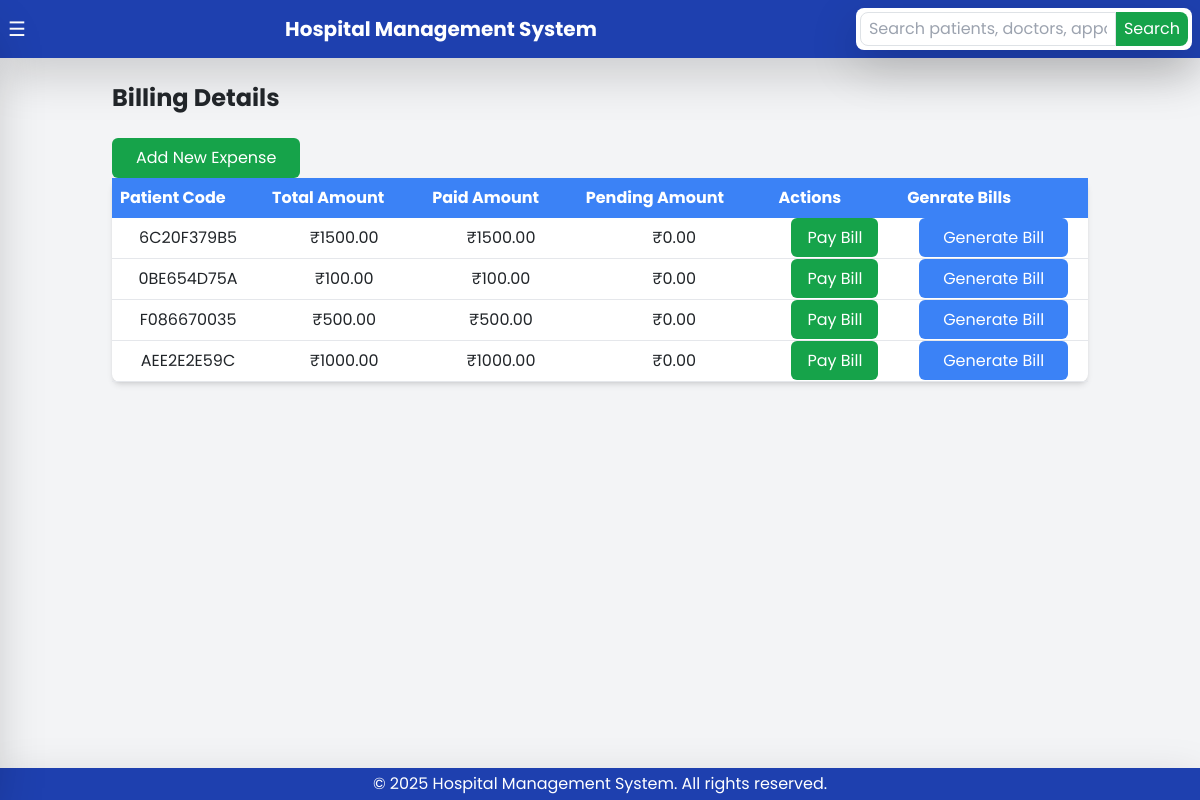
Before: /billing/ (signed in) with the older database file.
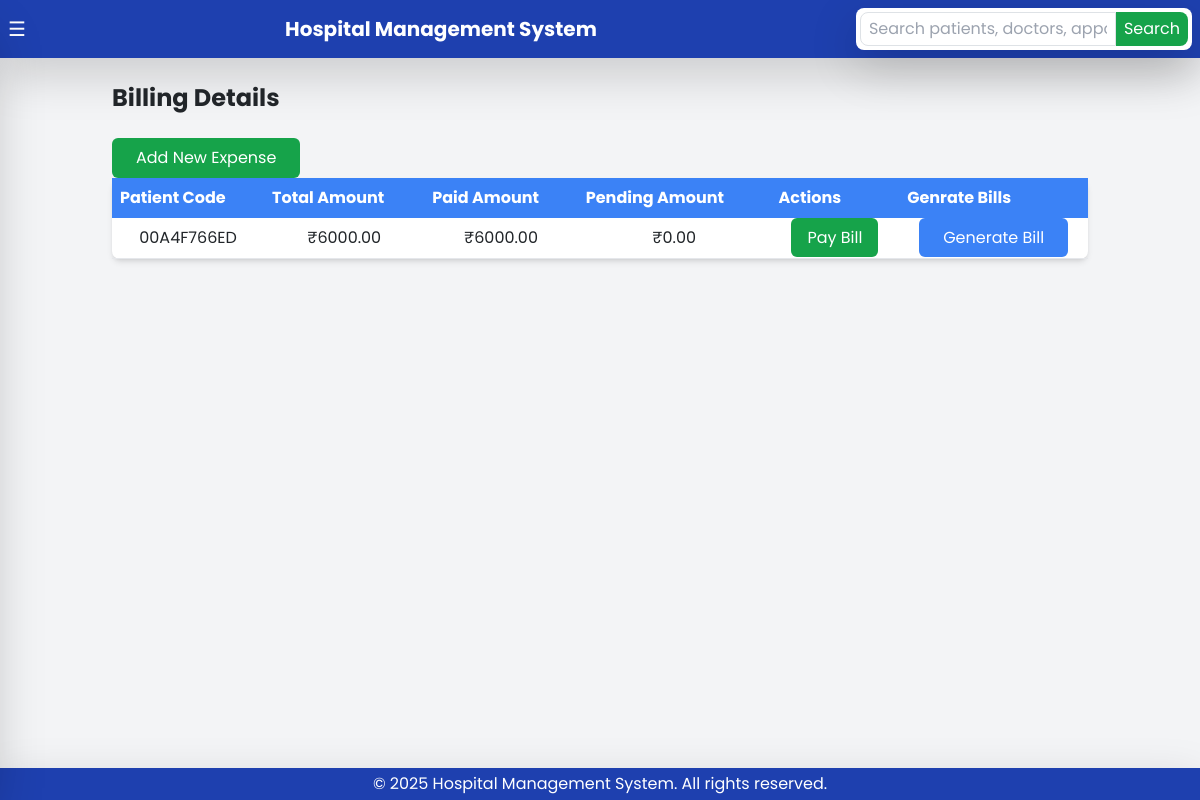
After: the same page with the newer database file.
### hms/models.py (models this page shows, shortened)
class Billing(models.Model):
    patient = models.ForeignKey(Patient, on_delete=models.CASCADE)
    total_amount = models.DecimalField(max_digits=10, decimal_places=2, default=0)
    paid_amount = models.DecimalField(max_digits=10, decimal_places=2, default=0)
    status = models.CharField(max_length=20, choices=[('paid', 'Paid'), ('pending', 'Pending')], default='pending')
    generated_on = models.DateTimeField(auto_now_add=True)

class Patient(models.Model):
    BLOOD_GROUP_CHOICES = [
        ('A+', 'A+'), ('A-', 'A-'), ('B+', 'B+'), ('B-', 'B-'),
        ('O+', 'O+'), ('O-', 'O-'), ('AB+', 'AB+'), ('AB-', 'AB-')
    ]
    RELATIONSHIP_CHOICES = [
        ('father', 'Father'),
        ('mother', 'Mother'),
        ('son', 'Son'),
        ('daughter', 'Daughter'),
        ('spouse', 'Spouse'),
        ('friend', 'Friend'),
        ('other', 'Other'),
    ]
    patient_code = models.CharField(max_length=15, unique=True, editable=False, blank=True, null=True)
    created_at = models.DateTimeField(default=now)
    user = models.OneToOneField(CustomUser, on_delete=models.CASCADE, related_name="patient")
    date_of_birth = models.DateField(blank=True, null=True)
    age = models.PositiveIntegerField(blank=True, null=True)  # Age field
    contact_number = models.CharField(max_length=15, blank=True, null=True)
    address = models.TextField(blank=True, null=True)
    gender = models.CharField(max_length=10, choices=CustomUser.GENDER_CHOICES, blank=True, null=True)
    aadhar_number = models.CharField(max_length=12, unique=True, validators=[MinLengthValidator(12)], blank=True, null=True)
    blood_group = models.CharField(max_length=3, blank=True, null=True, choices=BLOOD_GROUP_CHOICES)
    email = models.EmailField(unique=True, blank=True, null=True)
    allergies = models.TextField(blank=True, null=True)  # Known allergies
    medical_history = models.TextField(blank=True, null=True)  # Past medical history
    current_medications = models.TextField(blank=True, null=True)  # Current medications
    emergency_contact_name = models.CharField(max_length=255, blank=True, null=True)
    emergency_contact_number = models.CharField(max_length=15, blank=True, null=True)
    emergency_contact_relationship = models.CharField(max_length=50, blank=True, null=True, choices=RELATIONSHIP_CHOICES)
    accompanying_person_name = models.CharField(max_length=255, blank=True, null=True)
    accompanying_person_contact = models.CharField(max_length=15, blank=True, null=True)
    accompanying_person_relationship = models.CharField(max_length=50, blank=True, null=True, choices=RELATIONSHIP_CHOICES)
    accompanying_person_address = models.TextField(blank=True, null=True)
    profile_picture = models.ImageField(upload_to='patient_profiles/', blank=True, null=True)

### hms/views.py (the view)
# urls.py: path('billing/', views.billing, name='billing'),
@login_required
def billing(request):
    bills = Billing.objects.all()
    for bill in bills:
        bill.pending_amount = bill.total_amount - bill.paid_amount
    return render(request, 'hms/billing.html', {'bills': bills})

### hms/templates/hms/billing.html (shortened to what this page needs)
{% extends 'hms/base.html' %}
{% block content %}
<h2 class="text-2xl font-bold">Billing Details</h2>
<a href="{% url 'add_expense' %}" class="mt-4 inline-block px-4 py-2 bg-green-600 text-white rounded">
    Add New Expense
</a>
<br>
<table class="w-full bg-white shadow-md rounded-lg">
    <tr class="bg-blue-500 text-white">
        <th class="p-2">Patient Code</th>
        <th class="p-2">Total Amount</th>
        <th class="p-2">Paid Amount</th>
        <th class="p-2">Pending Amount</th>
        <th class="p-2">Actions</th>
        <th class="p-2">Genrate Bills</th>
    </tr>
    {% for bill in bills %}
    <tr class="border-b text-center">
        <td class="p-2">{{ bill.patient.patient_code }}</td>
        <td class="p-2">₹{{ bill.total_amount }}</td>
        <td class="p-2">₹{{ bill.paid_amount }}</td>
        <td class="p-2">₹{{ bill.pending_amount }}</td>
        <td class="p-2">
            <a href="{% url 'pay_bill' bill.id %}" class="px-3 py-2 bg-green-600 text-white rounded">Pay Bill</a>
        </td>
        <td>
            <a href="{% url 'generate_bill' bill.patient.patient_code %}"
               class="px-4 py-2 bg-blue-500 text-white rounded hover:bg-blue-700">
                Generate Bill
            </a>
        </td>
    </tr>
    {% empty %}
    <tr>
        <td colspan="5" class="p-4 text-center">No bills available</td>
    </tr>
    {% endfor %}
</table>
{% endblock %}

### hms/templates/hms/base.html (shortened to what this page needs)
<!DOCTYPE html>
<html lang="en">
<head>
    <script src="https://cdn.tailwindcss.com"></script>
    <link href="https://cdnjs.cloudflare.com/ajax/libs/font-awesome/6.0.0-beta3/css/all.min.css" rel="stylesheet">
    <link href="https://cdn.jsdelivr.net/npm/bootstrap@5.3.0/dist/css/bootstrap.min.css" rel="stylesheet">
</head>
<body class="bg-gray-100 flex h-screen" onclick="closeSidebar(event)">
    <div class="main-content flex-1">
        <nav class="bg-blue-800 p-2 text-white flex justify-between items-center shadow-lg">
            <button id="toggleSidebar" class="text-white text-xl hover:text-gray-300 transition duration-300">☰</button>
            <h1 class="text-xl md:text-xl font-bold text-center flex-1">Hospital Management System</h1>
            <div class="relative">
                <form id="searchForm" action="{% url 'search' %}" method="get"
                      class="absolute top-10 right-0 bg-white p-1 rounded-lg shadow-lg hidden sm:flex sm:static sm:top-auto sm:right-auto sm:bg-transparent sm:p-0 sm:shadow-none">
                    <input type="text"
                           name="q"
                           placeholder="Search patients, doctors, appointments..."
                           class="px-2 py-1 w-64 border border-gray-300 rounded-l-lg focus:outline-none focus:ring-2 focus:ring-blue-500 text-black"
                           id="searchInput">
                    <button type="submit"
                            class="bg-green-600 hover:bg-green-700 text-white px-2 py-1 rounded-r-lg transition duration-300">
                        Search
                    </button>
                </form>
            </div>
        </nav>
        <div class="container mx-auto p-6">
            {% block content %}
            {% endblock %}
        </div>
        <footer class="bg-blue-800 p-1 text-white text-center shadow-lg fixed bottom-0 left-0 w-full">
            &copy; 2025 Hospital Management System. All rights reserved.
        </footer>
    </div>
</body>
</html>

### hms/templates/hms/base.html (style rules this page uses)
body { font-family: 'Poppins', sans-serif; }
.main-content { margin-left: 0; transition: margin-left 0.3s ease-in-out; position: relative; z-index: 1; }

Changed rows visible on the page:
removed Billing: patient.patient_code "6C20F379B5", total_amount "1500.00", paid_amount "1500.00", pending_amount "0.00"
removed Billing: patient.patient_code "0BE654D75A", total_amount "100.00", paid_amount "100.00", pending_amount "0.00"
removed Billing: patient.patient_code "F086670035", total_amount "500.00", paid_amount "500.00", pending_amount "0.00"
removed Billing: patient.patient_code "AEE2E2E59C", total_amount "1000.00", paid_amount "1000.00", pending_amount "0.00"
added Billing: patient.patient_code "00A4F766ED", total_amount "6000.00", paid_amount "6000.00", pending_amount "0.00"
